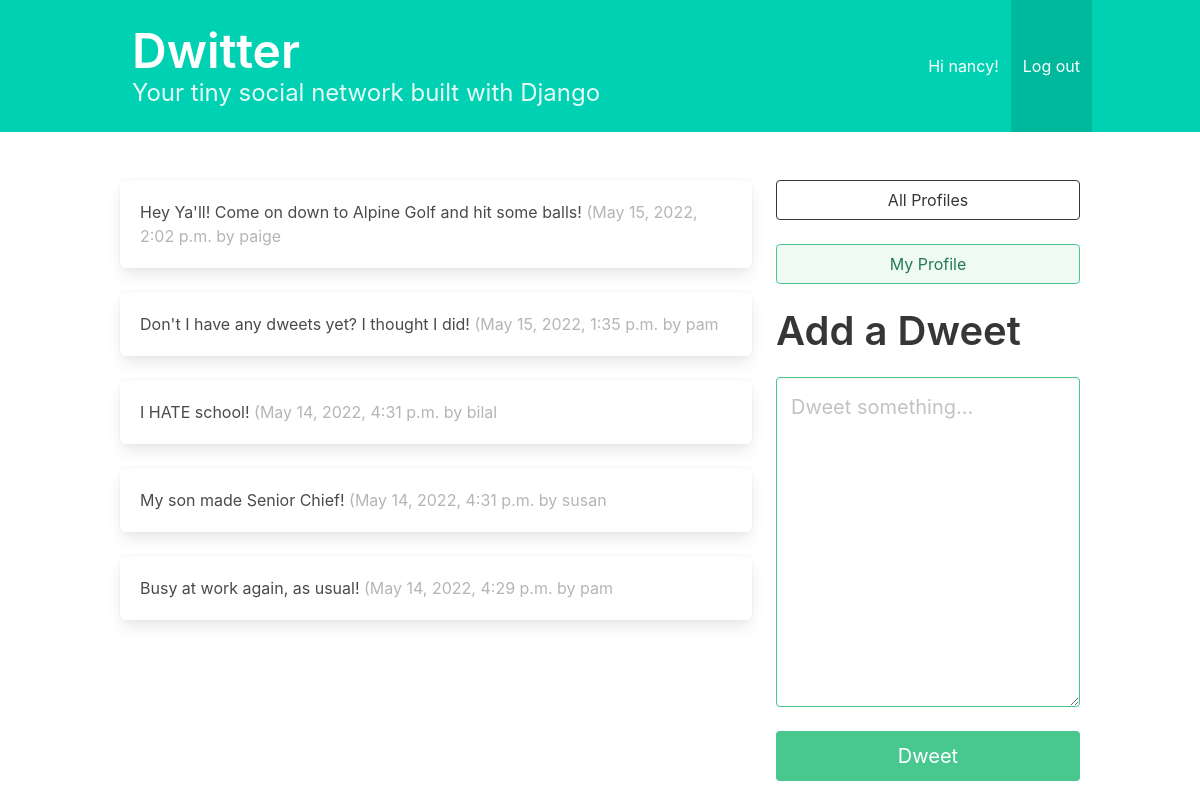
Screenshot of / (signed in) with the database file from the repository.
### dwitter/models.py (models this page shows, shortened)
class Dweet(models.Model):
    user = models.ForeignKey(
        User, related_name="dweets", on_delete=models.DO_NOTHING
    )
    body = models.CharField(max_length=140)
    created_at = models.DateTimeField(auto_now_add=True)

### dwitter/views.py (the view)
# urls.py: path("", dashboard, name="dashboard"),
def dashboard(request):
    form = DweetForm(request.POST or None)
    if request.method == "POST":
        if form.is_valid():
            dweet = form.save(commit=False)
            dweet.user = request.user
            dweet.save()
            return redirect("dashboard")
    followed_dweets = Dweet.objects.filter(
        user__profile__in=request.user.profile.follows.all()
    ).order_by("-created_at")
    return render(request, "dashboard.html", {"form": form, "dweets": followed_dweets},)

### dwitter/forms.py
class DweetForm(forms.ModelForm):
    body = forms.CharField(
        required=True,
        widget=forms.widgets.Textarea(
            attrs={
                "placeholder": "Dweet something...",
                "class": "textarea is-success is-medium",
            }
        ),
        label="",
    )
    class Meta:
        model = Dweet
        exclude = ("user", )

### templates/dashboard.html (shortened to what this page needs)
{% extends 'base.html' %}
{% block content %}
<div class="column">
  {% for dweet in dweets %}
    <div class="box">
      {{dweet.body}}
      <span class="is-small has-text-grey-light">
        ({{ dweet.created_at }} by {{ dweet.user.username }}
      </span>
    </div>
  {% endfor %}
</div>
<div class="column is-one-third">
  <div class="block">
    <a href="{% url 'profile_list' %}">
      <button class="button is-dark is-outlined is-fullwidth">
        All Profiles
      </button>
    </a>
  </div>
  <div class="block">
      <a href="{% url 'profile' request.user.profile.id %}">
          <button class="button is-success is-light is-outlined is-fullwidth">
        My Profile
      </button>
    </a>
  </div>
  <div class="block">
    <div class="block">
      <h2 class="title is-2">Add a Dweet</p>
    </div>
    <div class="block">
      <form method="post">
        {{ form.as_p }}
        <button class="button is-success is-fullwidth is-medium mt-5" type="submit">Dweet
        </button>
      </form>
    </div>
  </div>
</div>
{% endblock content %}

### templates/base.html (shortened to what this page needs)
<!DOCTYPE html>
<html lang="en">
  <head>
    <link rel="stylesheet" href="https://cdn.jsdelivr.net/npm/bulma@0.9.3/css/bulma.min.css">
  </head>
  <body>
    <section class="hero is-small is-primary mb-6">
        <nav class="navbar">
          <div class="container">
            <div class="navbar-brand">
                <div class="hero-body">
                  <a href="{% url 'dashboard' %}">
                    <h1 class="title is-1">Dwitter</h1>
                  </a>
                  <p class="subtitle is-4">
                    Your tiny social network built with Django
                  </p>
                </div>
            </div>
            <div id="navbarMenuHeroA" class="navbar-menu">
              <div class="navbar-end">
                {% if user.is_authenticated %}
                    <a class="navbar-item" href="{% url 'profile' user.id %}">
                      Hi {{ user.username }}!
                    </a>
                    <a class="navbar-item is-active" href="{% url 'logout' %}">
                      Log out
                    </a>
                {% else %}
                    <a class="navbar-item">You are not logged in.</a>
                    <a class="navbar-item" href="{% url 'login' %}">Log In</a> <a class="navbar-item" href="{% url 'signup' %}">Sign Up</a>
                {% endif %}
              </div>
            </div>
          </div>
        </nav>
    </section>
        <div class="container">
          <div class="columns">
            {% block content %}
            {% endblock content %}
          </div>
        </div>
  </body>
</html>

### rows the page displays
Dweet: body "Hey Ya'll! Come on down to Alpine Golf and hit some balls!", created_at "May 15, 2022, 2:02 p.m.", user.username "paige"
Dweet: body "Don't I have any dweets yet? I thought I did!", created_at "May 15, 2022, 1:35 p.m.", user.username "pam"
Dweet: body "I HATE school!", created_at "May 14, 2022, 4:31 p.m.", user.username "bilal"
Dweet: body "My son made Senior Chief!", created_at "May 14, 2022, 4:31 p.m.", user.username "susan"
Dweet: body "Busy at work again, as usual!", created_at "May 14, 2022, 4:29 p.m.", user.username "pam"

### other values shown
{{ user.username }} "nancy"
